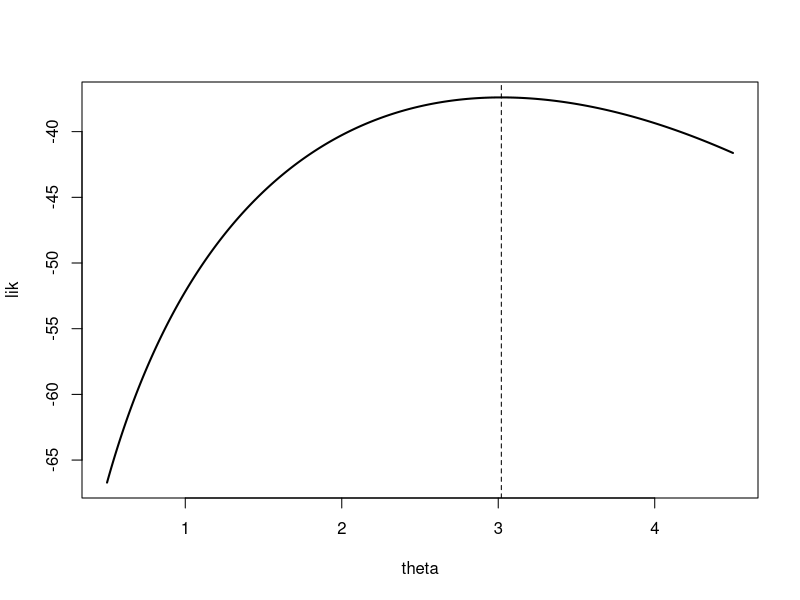
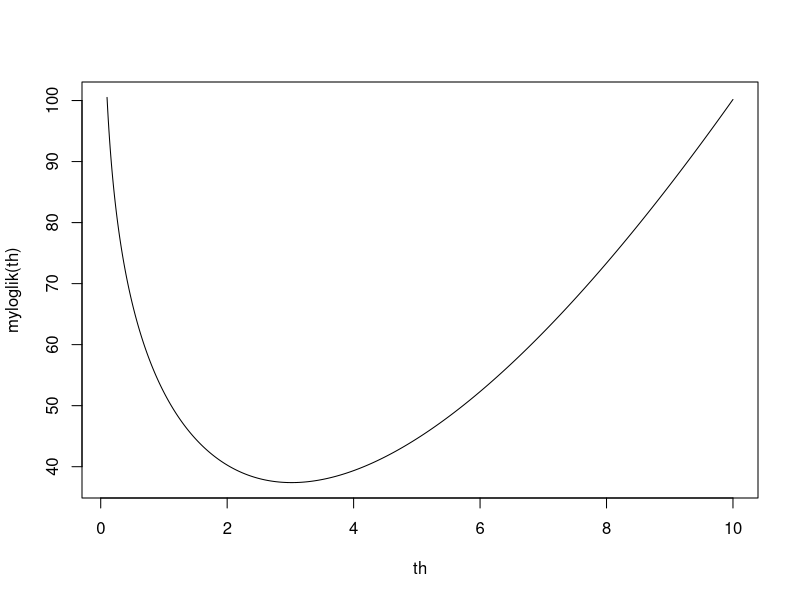
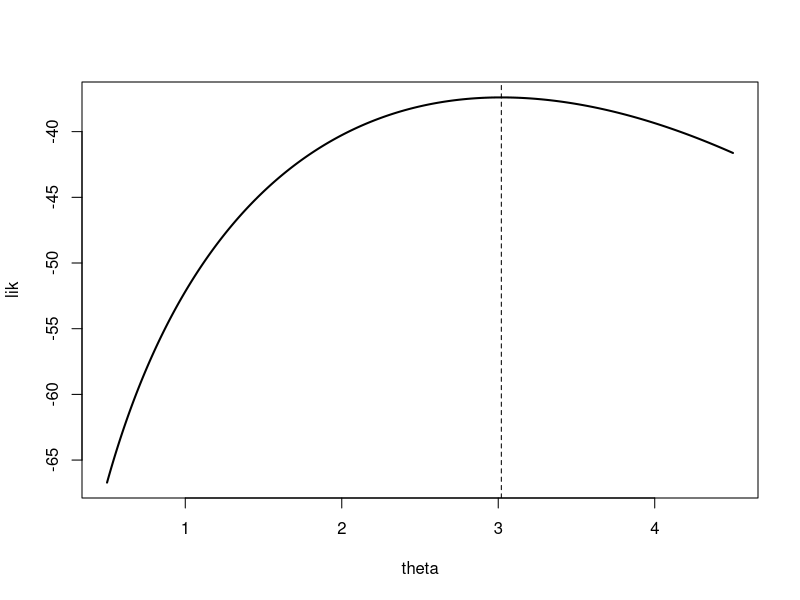

Write R code to recreate these figures, in order.

#------------------------------------------
# MLE Optimization using "brute force"
#------------------------------------------
x <- c(2.17310451260809,2.47856281967841,2.95866555833281,3.27184887575012,2.12129588072287,1.77728953105233,2.84029954019569,1.11972065864061,5.8477633597712,1.80590247892202,5.8515783473471,0.942542192227543,1.16024548115314,1.1985526498937,0.582235505459959,1.93012324504033,3.1264956189165,6.73206096962296,0.496463836350729,4.39656354416616)

MLEchisq <- function(x,G,strt,stp){
  theta <- seq(strt,stp,length=G)
  lik <- numeric(G)
  for(j in 1:G){
    ff <- dchisq(x,theta[j])
    lik[j] <- prod(ff)
  }
  jstar <- which(lik == max(lik))
  ans <- theta[jstar]
  return(ans)
}

MLEchisqlog <- function(x,G,strt,stp){
  theta <- seq(strt,stp,length=G)
  lik <- numeric(G)
  for(j in 1:G){
    ff <- log(dchisq(x,theta[j]))
    lik[j] <- sum(ff)
  }
  jstar <- which(lik == max(lik))
  ans <- theta[jstar]
  plot(theta,lik,type="l",lwd=2)
  abline(v=theta[jstar],lty=2)
  return(ans)
}

MLEchisq(x,G=100000,0.5,3.5)
MLEchisqlog(x,G=100000,0.5,4.5)

#-----------------------------
# MLE Optimisation using the "optim" function
#-----------------------------

x <- c(2.17310451260809,2.47856281967841,2.95866555833281,3.27184887575012,2.12129588072287,1.77728953105233,2.84029954019569,1.11972065864061,5.8477633597712,1.80590247892202,5.8515783473471,0.942542192227543,1.16024548115314,1.1985526498937,0.582235505459959,1.93012324504033,3.1264956189165,6.73206096962296,0.496463836350729,4.39656354416616)
myloglik <- function(th){ 
  ans <- -sum(log(dchisq(x,th)))  
  return(ans)
}
myloglik <- Vectorize(myloglik)

th <- seq(0.1,10,length=1000)
plot(th,myloglik(th),type="l")

optim( 1 , myloglik , method="L-BFGS-B" )$par
MLEchisqlog(x,G=100000,0.5,4.5)
